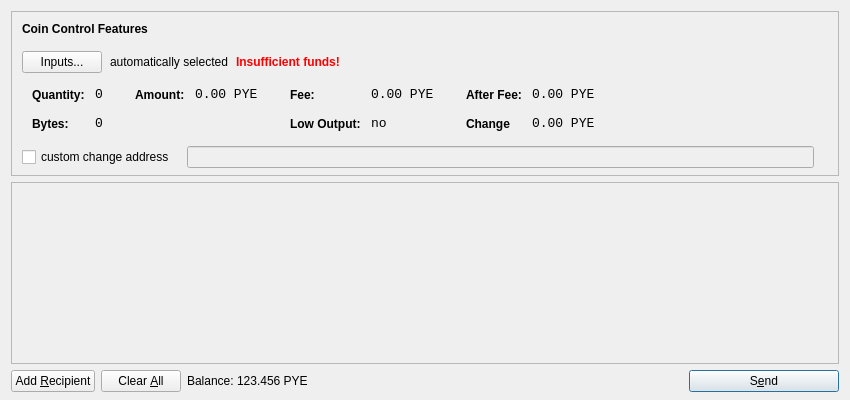
<?xml version="1.0" encoding="UTF-8"?>
<ui version="4.0">
 <class>SendCoinsDialog</class>
 <widget class="QDialog" name="SendCoinsDialog">
  <property name="geometry">
   <rect>
    <x>0</x>
    <y>0</y>
    <width>850</width>
    <height>400</height>
   </rect>
  </property>
  <property name="windowTitle">
   <string>Send Coins</string>
  </property>
  <layout class="QVBoxLayout" name="verticalLayout" stretch="0,1,0">
   <property name="bottomMargin">
    <number>8</number>
   </property>
   <item>
    <widget class="QFrame" name="frameCoinControl">
     <property name="sizePolicy">
      <sizepolicy hsizetype="Expanding" vsizetype="Expanding">
       <horstretch>0</horstretch>
       <verstretch>0</verstretch>
      </sizepolicy>
     </property>
     <property name="maximumSize">
      <size>
       <width>16777215</width>
       <height>16777215</height>
      </size>
     </property>
     <property name="frameShape">
      <enum>QFrame::StyledPanel</enum>
     </property>
     <property name="frameShadow">
      <enum>QFrame::Sunken</enum>
     </property>
     <layout class="QVBoxLayout" name="verticalLayoutCoinControl2">
      <property name="spacing">
       <number>-1</number>
      </property>
      <property name="leftMargin">
       <number>0</number>
      </property>
      <property name="topMargin">
       <number>0</number>
      </property>
      <property name="rightMargin">
       <number>0</number>
      </property>
      <property name="bottomMargin">
       <number>6</number>
      </property>
      <item>
       <layout class="QVBoxLayout" name="verticalLayoutCoinControl" stretch="0,0,0,0,1">
        <property name="spacing">
         <number>0</number>
        </property>
        <property name="leftMargin">
         <number>10</number>
        </property>
        <property name="topMargin">
         <number>10</number>
        </property>
        <item>
         <layout class="QHBoxLayout" name="horizontalLayoutCoinControl1">
          <property name="bottomMargin">
           <number>15</number>
          </property>
          <item>
           <widget class="QLabel" name="labelCoinControlFeatures">
            <property name="sizePolicy">
             <sizepolicy hsizetype="Preferred" vsizetype="Maximum">
              <horstretch>0</horstretch>
              <verstretch>0</verstretch>
             </sizepolicy>
            </property>
            <property name="font">
             <font>
              <weight>75</weight>
              <bold>true</bold>
             </font>
            </property>
            <property name="styleSheet">
             <string notr="true">font-weight:bold;</string>
            </property>
            <property name="text">
             <string>Coin Control Features</string>
            </property>
           </widget>
          </item>
         </layout>
        </item>
        <item>
         <layout class="QHBoxLayout" name="horizontalLayoutCoinControl2" stretch="0,0,0,0">
          <property name="spacing">
           <number>8</number>
          </property>
          <property name="bottomMargin">
           <number>10</number>
          </property>
          <item>
           <widget class="QPushButton" name="pushButtonCoinControl">
            <property name="styleSheet">
             <string notr="true"/>
            </property>
            <property name="text">
             <string>Inputs...</string>
            </property>
           </widget>
          </item>
          <item>
           <widget class="QLabel" name="labelCoinControlAutomaticallySelected">
            <property name="text">
             <string>automatically selected</string>
            </property>
            <property name="margin">
             <number>5</number>
            </property>
           </widget>
          </item>
          <item>
           <widget class="QLabel" name="labelCoinControlInsuffFunds">
            <property name="font">
             <font>
              <weight>75</weight>
              <bold>true</bold>
             </font>
            </property>
            <property name="styleSheet">
             <string notr="true">color:red;font-weight:bold;</string>
            </property>
            <property name="text">
             <string>Insufficient funds!</string>
            </property>
            <property name="margin">
             <number>5</number>
            </property>
           </widget>
          </item>
          <item>
           <spacer name="horizontalSpacerCoinControl">
            <property name="orientation">
             <enum>Qt::Horizontal</enum>
            </property>
            <property name="sizeHint" stdset="0">
             <size>
              <width>40</width>
              <height>1</height>
             </size>
            </property>
           </spacer>
          </item>
         </layout>
        </item>
        <item>
         <widget class="QWidget" name="widgetCoinControl" native="true">
          <property name="sizePolicy">
           <sizepolicy hsizetype="Preferred" vsizetype="Preferred">
            <horstretch>0</horstretch>
            <verstretch>0</verstretch>
           </sizepolicy>
          </property>
          <property name="minimumSize">
           <size>
            <width>0</width>
            <height>0</height>
           </size>
          </property>
          <property name="styleSheet">
           <string notr="true"/>
          </property>
          <layout class="QHBoxLayout" name="horizontalLayoutCoinControl5">
           <property name="margin">
            <number>0</number>
           </property>
           <item>
            <layout class="QHBoxLayout" name="horizontalLayoutCoinControl3" stretch="0,0,0,1">
             <property name="spacing">
              <number>20</number>
             </property>
             <property name="topMargin">
              <number>0</number>
             </property>
             <property name="bottomMargin">
              <number>10</number>
             </property>
             <item>
              <layout class="QFormLayout" name="formLayoutCoinControl1">
               <property name="horizontalSpacing">
                <number>10</number>
               </property>
               <property name="verticalSpacing">
                <number>14</number>
               </property>
               <property name="leftMargin">
                <number>10</number>
               </property>
               <property name="topMargin">
                <number>4</number>
               </property>
               <property name="rightMargin">
                <number>6</number>
               </property>
               <item row="0" column="0">
                <widget class="QLabel" name="labelCoinControlQuantityText">
                 <property name="styleSheet">
                  <string notr="true">font-weight:bold;</string>
                 </property>
                 <property name="text">
                  <string>Quantity:</string>
                 </property>
                 <property name="margin">
                  <number>0</number>
                 </property>
                </widget>
               </item>
               <item row="0" column="1">
                <widget class="QLabel" name="labelCoinControlQuantity">
                 <property name="font">
                  <font>
                   <family>Monospace</family>
                   <pointsize>10</pointsize>
                  </font>
                 </property>
                 <property name="cursor">
                  <cursorShape>IBeamCursor</cursorShape>
                 </property>
                 <property name="contextMenuPolicy">
                  <enum>Qt::ActionsContextMenu</enum>
                 </property>
                 <property name="text">
                  <string>0</string>
                 </property>
                 <property name="margin">
                  <number>0</number>
                 </property>
                 <property name="textInteractionFlags">
                  <set>Qt::LinksAccessibleByMouse|Qt::TextSelectableByKeyboard|Qt::TextSelectableByMouse</set>
                 </property>
                </widget>
               </item>
               <item row="1" column="0">
                <widget class="QLabel" name="labelCoinControlBytesText">
                 <property name="styleSheet">
                  <string notr="true">font-weight:bold;</string>
                 </property>
                 <property name="text">
                  <string>Bytes:</string>
                 </property>
                </widget>
               </item>
               <item row="1" column="1">
                <widget class="QLabel" name="labelCoinControlBytes">
                 <property name="font">
                  <font>
                   <family>Monospace</family>
                   <pointsize>10</pointsize>
                  </font>
                 </property>
                 <property name="cursor">
                  <cursorShape>IBeamCursor</cursorShape>
                 </property>
                 <property name="contextMenuPolicy">
                  <enum>Qt::ActionsContextMenu</enum>
                 </property>
                 <property name="text">
                  <string>0</string>
                 </property>
                 <property name="textInteractionFlags">
                  <set>Qt::LinksAccessibleByMouse|Qt::TextSelectableByKeyboard|Qt::TextSelectableByMouse</set>
                 </property>
                </widget>
               </item>
              </layout>
             </item>
             <item>
              <layout class="QFormLayout" name="formLayoutCoinControl2">
               <property name="horizontalSpacing">
                <number>10</number>
               </property>
               <property name="verticalSpacing">
                <number>14</number>
               </property>
               <property name="leftMargin">
                <number>6</number>
               </property>
               <property name="topMargin">
                <number>4</number>
               </property>
               <property name="rightMargin">
                <number>6</number>
               </property>
               <item row="0" column="0">
                <widget class="QLabel" name="labelCoinControlAmountText">
                 <property name="styleSheet">
                  <string notr="true">font-weight:bold;</string>
                 </property>
                 <property name="text">
                  <string>Amount:</string>
                 </property>
                 <property name="margin">
                  <number>0</number>
                 </property>
                </widget>
               </item>
               <item row="0" column="1">
                <widget class="QLabel" name="labelCoinControlAmount">
                 <property name="font">
                  <font>
                   <family>Monospace</family>
                   <pointsize>10</pointsize>
                  </font>
                 </property>
                 <property name="cursor">
                  <cursorShape>IBeamCursor</cursorShape>
                 </property>
                 <property name="contextMenuPolicy">
                  <enum>Qt::ActionsContextMenu</enum>
                 </property>
                 <property name="text">
                  <string notr="true">0.00 PYE</string>
                 </property>
                 <property name="textInteractionFlags">
                  <set>Qt::LinksAccessibleByMouse|Qt::TextSelectableByKeyboard|Qt::TextSelectableByMouse</set>
                 </property>
                </widget>
               </item>
              </layout>
             </item>
             <item>
              <layout class="QFormLayout" name="formLayoutCoinControl3">
               <property name="horizontalSpacing">
                <number>10</number>
               </property>
               <property name="verticalSpacing">
                <number>14</number>
               </property>
               <property name="leftMargin">
                <number>6</number>
               </property>
               <property name="topMargin">
                <number>4</number>
               </property>
               <property name="rightMargin">
                <number>6</number>
               </property>
               <item row="0" column="0">
                <widget class="QLabel" name="labelCoinControlFeeText">
                 <property name="styleSheet">
                  <string notr="true">font-weight:bold;</string>
                 </property>
                 <property name="text">
                  <string>Fee:</string>
                 </property>
                 <property name="margin">
                  <number>0</number>
                 </property>
                </widget>
               </item>
               <item row="0" column="1">
                <widget class="QLabel" name="labelCoinControlFee">
                 <property name="font">
                  <font>
                   <family>Monospace</family>
                   <pointsize>10</pointsize>
                  </font>
                 </property>
                 <property name="cursor">
                  <cursorShape>IBeamCursor</cursorShape>
                 </property>
                 <property name="contextMenuPolicy">
                  <enum>Qt::ActionsContextMenu</enum>
                 </property>
                 <property name="text">
                  <string notr="true">0.00 PYE</string>
                 </property>
                 <property name="textInteractionFlags">
                  <set>Qt::LinksAccessibleByMouse|Qt::TextSelectableByKeyboard|Qt::TextSelectableByMouse</set>
                 </property>
                </widget>
               </item>
               <item row="1" column="0">
                <widget class="QLabel" name="labelCoinControlLowOutputText">
                 <property name="styleSheet">
                  <string notr="true">font-weight:bold;</string>
                 </property>
                 <property name="text">
                  <string>Low Output:</string>
                 </property>
                </widget>
               </item>
               <item row="1" column="1">
                <widget class="QLabel" name="labelCoinControlLowOutput">
                 <property name="font">
                  <font>
                   <family>Monospace</family>
                   <pointsize>10</pointsize>
                  </font>
                 </property>
                 <property name="cursor">
                  <cursorShape>IBeamCursor</cursorShape>
                 </property>
                 <property name="contextMenuPolicy">
                  <enum>Qt::ActionsContextMenu</enum>
                 </property>
                 <property name="text">
                  <string>no</string>
                 </property>
                 <property name="textInteractionFlags">
                  <set>Qt::LinksAccessibleByMouse|Qt::TextSelectableByKeyboard|Qt::TextSelectableByMouse</set>
                 </property>
                </widget>
               </item>
              </layout>
             </item>
             <item>
              <layout class="QFormLayout" name="formLayoutCoinControl4">
               <property name="horizontalSpacing">
                <number>10</number>
               </property>
               <property name="verticalSpacing">
                <number>14</number>
               </property>
               <property name="leftMargin">
                <number>6</number>
               </property>
               <property name="topMargin">
                <number>4</number>
               </property>
               <property name="rightMargin">
                <number>6</number>
               </property>
               <item row="0" column="0">
                <widget class="QLabel" name="labelCoinControlAfterFeeText">
                 <property name="styleSheet">
                  <string notr="true">font-weight:bold;</string>
                 </property>
                 <property name="text">
                  <string>After Fee:</string>
                 </property>
                 <property name="margin">
                  <number>0</number>
                 </property>
                </widget>
               </item>
               <item row="0" column="1">
                <widget class="QLabel" name="labelCoinControlAfterFee">
                 <property name="font">
                  <font>
                   <family>Monospace</family>
                   <pointsize>10</pointsize>
                  </font>
                 </property>
                 <property name="cursor">
                  <cursorShape>IBeamCursor</cursorShape>
                 </property>
                 <property name="contextMenuPolicy">
                  <enum>Qt::ActionsContextMenu</enum>
                 </property>
                 <property name="text">
                  <string notr="true">0.00 PYE</string>
                 </property>
                 <property name="textInteractionFlags">
                  <set>Qt::LinksAccessibleByMouse|Qt::TextSelectableByKeyboard|Qt::TextSelectableByMouse</set>
                 </property>
                </widget>
               </item>
               <item row="1" column="0">
                <widget class="QLabel" name="labelCoinControlChangeText">
                 <property name="styleSheet">
                  <string notr="true">font-weight:bold;</string>
                 </property>
                 <property name="text">
                  <string>Change</string>
                 </property>
                </widget>
               </item>
               <item row="1" column="1">
                <widget class="QLabel" name="labelCoinControlChange">
                 <property name="font">
                  <font>
                   <family>Monospace</family>
                   <pointsize>10</pointsize>
                  </font>
                 </property>
                 <property name="cursor">
                  <cursorShape>IBeamCursor</cursorShape>
                 </property>
                 <property name="contextMenuPolicy">
                  <enum>Qt::ActionsContextMenu</enum>
                 </property>
                 <property name="text">
                  <string notr="true">0.00 PYE</string>
                 </property>
                 <property name="textInteractionFlags">
                  <set>Qt::LinksAccessibleByMouse|Qt::TextSelectableByKeyboard|Qt::TextSelectableByMouse</set>
                 </property>
                </widget>
               </item>
              </layout>
             </item>
            </layout>
           </item>
          </layout>
         </widget>
        </item>
        <item>
         <layout class="QHBoxLayout" name="horizontalLayoutCoinControl4" stretch="0,0,0">
          <property name="spacing">
           <number>12</number>
          </property>
          <property name="sizeConstraint">
           <enum>QLayout::SetDefaultConstraint</enum>
          </property>
          <property name="topMargin">
           <number>5</number>
          </property>
          <property name="rightMargin">
           <number>5</number>
          </property>
          <item>
           <widget class="QCheckBox" name="checkBoxCoinControlChange">
            <property name="text">
             <string>custom change address</string>
            </property>
           </widget>
          </item>
          <item>
           <widget class="QLineEdit" name="lineEditCoinControlChange">
            <property name="enabled">
             <bool>false</bool>
            </property>
            <property name="sizePolicy">
             <sizepolicy hsizetype="Expanding" vsizetype="Fixed">
              <horstretch>0</horstretch>
              <verstretch>0</verstretch>
             </sizepolicy>
            </property>
           </widget>
          </item>
          <item>
           <widget class="QLabel" name="labelCoinControlChangeLabel">
            <property name="sizePolicy">
             <sizepolicy hsizetype="Preferred" vsizetype="Expanding">
              <horstretch>0</horstretch>
              <verstretch>0</verstretch>
             </sizepolicy>
            </property>
            <property name="minimumSize">
             <size>
              <width>0</width>
              <height>0</height>
             </size>
            </property>
            <property name="text">
             <string/>
            </property>
            <property name="margin">
             <number>3</number>
            </property>
           </widget>
          </item>
         </layout>
        </item>
        <item>
         <spacer name="verticalSpacerCoinControl">
          <property name="orientation">
           <enum>Qt::Vertical</enum>
          </property>
          <property name="sizeHint" stdset="0">
           <size>
            <width>800</width>
            <height>1</height>
           </size>
          </property>
         </spacer>
        </item>
       </layout>
      </item>
     </layout>
    </widget>
   </item>
   <item>
    <widget class="QScrollArea" name="scrollArea">
     <property name="widgetResizable">
      <bool>true</bool>
     </property>
     <widget class="QWidget" name="scrollAreaWidgetContents">
      <property name="geometry">
       <rect>
        <x>0</x>
        <y>0</y>
        <width>830</width>
        <height>165</height>
       </rect>
      </property>
      <layout class="QVBoxLayout" name="verticalLayout_2">
       <property name="margin">
        <number>0</number>
       </property>
       <item>
        <layout class="QVBoxLayout" name="entries">
         <property name="spacing">
          <number>6</number>
         </property>
        </layout>
       </item>
       <item>
        <spacer name="verticalSpacer">
         <property name="orientation">
          <enum>Qt::Vertical</enum>
         </property>
         <property name="sizeHint" stdset="0">
          <size>
           <width>20</width>
           <height>40</height>
          </size>
         </property>
        </spacer>
       </item>
      </layout>
     </widget>
    </widget>
   </item>
   <item>
    <layout class="QHBoxLayout" name="horizontalLayout">
     <item>
      <widget class="QPushButton" name="addButton">
       <property name="toolTip">
        <string>Send to multiple recipients at once</string>
       </property>
       <property name="text">
        <string>Add &amp;Recipient</string>
       </property>
       <property name="autoDefault">
        <bool>false</bool>
       </property>
      </widget>
     </item>
     <item>
      <widget class="QPushButton" name="clearButton">
       <property name="sizePolicy">
        <sizepolicy hsizetype="Minimum" vsizetype="Fixed">
         <horstretch>0</horstretch>
         <verstretch>0</verstretch>
        </sizepolicy>
       </property>
       <property name="toolTip">
        <string>Remove all transaction fields</string>
       </property>
       <property name="text">
        <string>Clear &amp;All</string>
       </property>
       <property name="autoRepeatDelay">
        <number>300</number>
       </property>
       <property name="autoDefault">
        <bool>false</bool>
       </property>
      </widget>
     </item>
     <item>
      <layout class="QHBoxLayout" name="horizontalLayout_2">
       <property name="spacing">
        <number>3</number>
       </property>
       <item>
        <widget class="QLabel" name="label">
         <property name="sizePolicy">
          <sizepolicy hsizetype="Preferred" vsizetype="Fixed">
           <horstretch>0</horstretch>
           <verstretch>0</verstretch>
          </sizepolicy>
         </property>
         <property name="text">
          <string>Balance:</string>
         </property>
        </widget>
       </item>
       <item>
        <widget class="QLabel" name="labelBalance">
         <property name="sizePolicy">
          <sizepolicy hsizetype="Preferred" vsizetype="Fixed">
           <horstretch>0</horstretch>
           <verstretch>0</verstretch>
          </sizepolicy>
         </property>
         <property name="cursor">
          <cursorShape>IBeamCursor</cursorShape>
         </property>
         <property name="text">
          <string notr="true">123.456 PYE</string>
         </property>
         <property name="textInteractionFlags">
          <set>Qt::LinksAccessibleByMouse|Qt::TextSelectableByKeyboard|Qt::TextSelectableByMouse</set>
         </property>
        </widget>
       </item>
      </layout>
     </item>
     <item>
      <spacer name="horizontalSpacer">
       <property name="orientation">
        <enum>Qt::Horizontal</enum>
       </property>
       <property name="sizeHint" stdset="0">
        <size>
         <width>40</width>
         <height>20</height>
        </size>
       </property>
      </spacer>
     </item>
     <item>
      <widget class="QPushButton" name="sendButton">
       <property name="minimumSize">
        <size>
         <width>150</width>
         <height>0</height>
        </size>
       </property>
       <property name="toolTip">
        <string>Confirm the send action</string>
       </property>
       <property name="text">
        <string>S&amp;end</string>
       </property>
       <property name="icon">
        <iconset resource="../bitcoin.qrc">
         <normaloff>:/icons/send</normaloff>:/icons/send</iconset>
       </property>
       <property name="default">
        <bool>true</bool>
       </property>
      </widget>
     </item>
    </layout>
   </item>
  </layout>
 </widget>
 <resources>
  <include location="../bitcoin.qrc"/>
 </resources>
 <connections/>
</ui>
